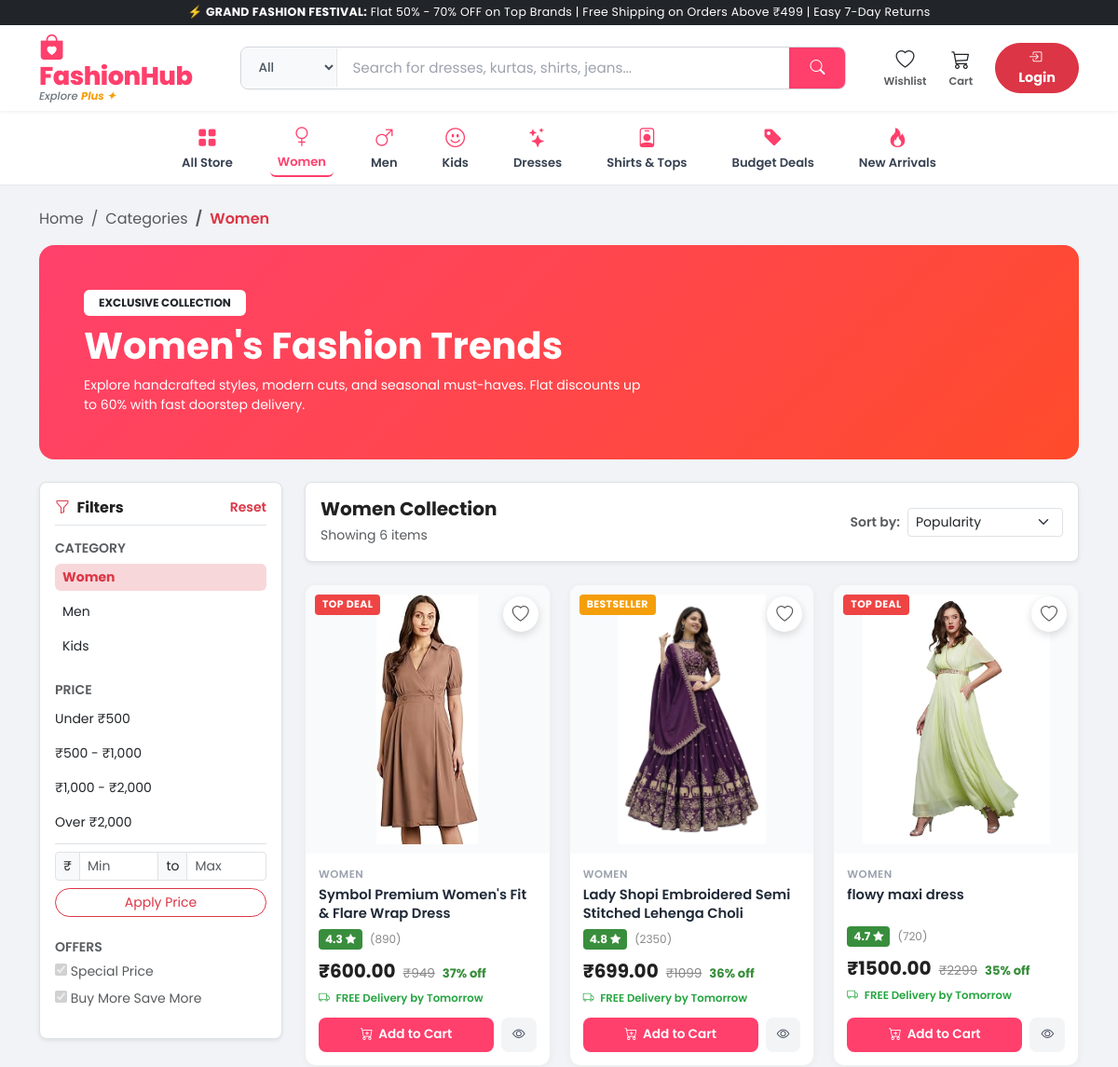
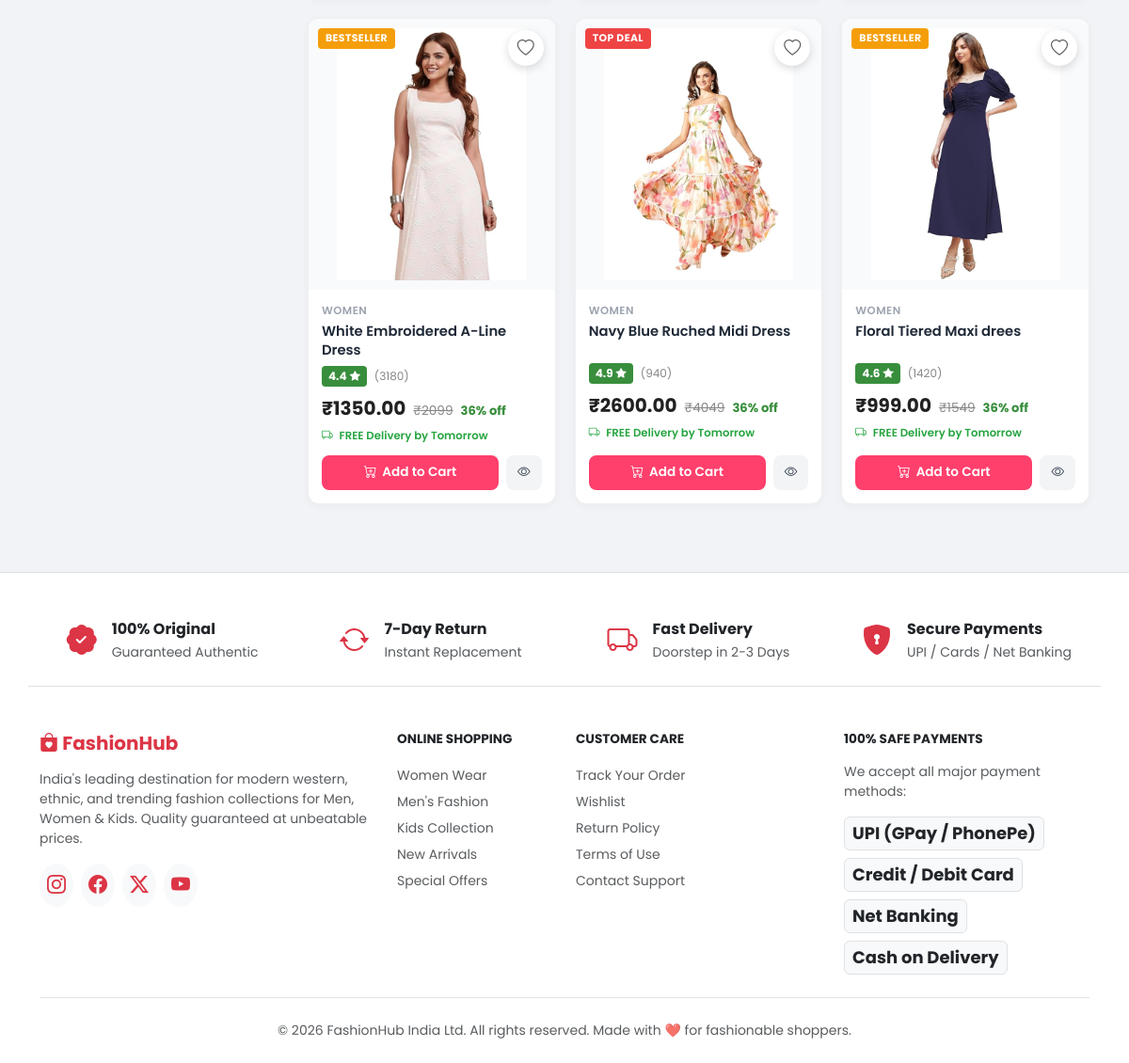
The app's page /category/Women/ with its own data (2 pictures, top to bottom).
### shop/models.py (models this page shows, shortened)
class Product(models.Model):
    CATEGORY_CHOICES = [
        ('Men', 'Men'),
        ('Women', 'Women'),
        ('Kids', 'Kids'),
    ]
    name = models.CharField(max_length=100)
    price = models.DecimalField(max_digits=8, decimal_places=2)
    category = models.CharField(max_length=20, choices=CATEGORY_CHOICES)
    description = models.TextField()
    image = models.ImageField(upload_to='products/')
    stock = models.PositiveIntegerField(default=0)
    created_at = models.DateTimeField(auto_now_add=True)
    @property
    def original_price(self):
        p = float(self.price)
        markup = p * 1.55
        rounded = round(markup / 50.0) * 50 - 1
        return max(rounded, p + 100)
    @property
    def discount_percent(self):
        mrp = self.original_price
        p = float(self.price)
        if mrp > p:
            return int(round(((mrp - p) / mrp) * 100))
        return 0
    @property
    def rating(self):
        ratings = [4.6, 4.3, 4.8, 4.2, 4.5, 4.7, 4.4, 4.9]
        return ratings[self.id % len(ratings)]
    @property
    def reviews_count(self):
        counts = [1420, 890, 2350, 480, 1690, 720, 3180, 940]
        return counts[self.id % len(counts)]

### shop/views.py (the view)
def category_page(request, category_name):
    products = Product.objects.filter(category=category_name)
    sort = request.GET.get("sort", "").strip()
    min_price = request.GET.get("min_price", "").strip()
    max_price = request.GET.get("max_price", "").strip()
    if min_price:
        try:
            products = products.filter(price__gte=float(min_price))
        except ValueError:
            pass
    if max_price:
        try:
            products = products.filter(price__lte=float(max_price))
        except ValueError:
            pass
    if sort == "price_asc":
        products = products.order_by("price")
    elif sort == "price_desc":
        products = products.order_by("-price")
    elif sort == "newest":
        products = products.order_by("-created_at")
    elif sort == "popular":
        products = products.order_by("-id")
    return render(request, "category.html", {
        "products": products,
        "category_name": category_name,
        "selected_sort": sort,
        "min_price": min_price,
        "max_price": max_price,
        "total_count": products.count(),
    })

### templates/category.html (shortened to what this page needs)
{% extends 'base.html' %}
{% block content %}
<div class="container py-4">
    <nav aria-label="breadcrumb" class="mb-3">
        <ol class="breadcrumb small">
            <li class="breadcrumb-item"><a href="{% url 'home' %}" class="text-decoration-none text-muted">Home</a></li>
            <li class="breadcrumb-item"><a href="{% url 'home' %}" class="text-decoration-none text-muted">Categories</a></li>
            <li class="breadcrumb-item active text-danger fw-semibold" aria-current="page">{{ category_name }}</li>
        </ol>
    </nav>
    <div class="p-4 p-md-5 rounded-4 mb-4 text-white position-relative overflow-hidden"
         style="background: linear-gradient(135deg, {% if category_name == 'Women' %}#ff416c, #ff4b2b{% elif category_name == 'Men' %}#1e3c72, #2a5298{% else %}#11998e, #38ef7d{% endif %});">
        <div class="position-relative" style="z-index: 2; max-width: 600px;">
            <span class="badge bg-white text-dark mb-2 px-3 py-2 fw-bold text-uppercase">Exclusive Collection</span>
            <h1 class="display-6 fw-bold mb-2">{{ category_name }}'s Fashion Trends</h1>
            <p class="mb-0 opacity-90 small">
                Explore handcrafted styles, modern cuts, and seasonal must-haves. Flat discounts up to 60% with fast doorstep delivery.
            </p>
        </div>
    </div>
    <div class="row g-4">
        <div class="col-lg-3">
            <div class="bg-white p-3 rounded-3 shadow-sm border sticky-top" style="top: 80px; z-index: 10;">
                <div class="d-flex justify-content-between align-items-center pb-2 mb-3 border-bottom">
                    <h6 class="fw-bold mb-0"><i class="bi bi-funnel me-1 text-danger"></i> Filters</h6>
                    <a href="{% url 'category' category_name %}" class="small text-danger text-decoration-none fw-semibold">Reset</a>
                </div>
                <div class="mb-4">
                    <h6 class="fw-semibold small text-uppercase text-muted mb-2">Category</h6>
                    <div class="d-flex flex-column gap-2">
                        <a href="{% url 'category' 'Women' %}"
                           class="d-flex justify-content-between align-items-center text-decoration-none px-2 py-1 rounded small {% if category_name == 'Women' %}bg-danger-subtle text-danger fw-bold{% else %}text-dark{% endif %}">
                            <span>Women</span>
                        </a>
                        <a href="{% url 'category' 'Men' %}"
                           class="d-flex justify-content-between align-items-center text-decoration-none px-2 py-1 rounded small {% if category_name == 'Men' %}bg-danger-subtle text-danger fw-bold{% else %}text-dark{% endif %}">
                            <span>Men</span>
                        </a>
                        <a href="{% url 'category' 'Kids' %}"
                           class="d-flex justify-content-between align-items-center text-decoration-none px-2 py-1 rounded small {% if category_name == 'Kids' %}bg-danger-subtle text-danger fw-bold{% else %}text-dark{% endif %}">
                            <span>Kids</span>
                        </a>
                    </div>
                </div>
                <div class="mb-4">
                    <h6 class="fw-semibold small text-uppercase text-muted mb-2">Price</h6>
                    <div class="d-flex flex-column gap-2 small">
                        <a href="{% url 'category' category_name %}?max_price=500" class="text-decoration-none text-dark py-1">Under ₹500</a>
                        <a href="{% url 'category' category_name %}?min_price=500&max_price=1000" class="text-decoration-none text-dark py-1">₹500 - ₹1,000</a>
                        <a href="{% url 'category' category_name %}?min_price=1000&max_price=2000" class="text-decoration-none text-dark py-1">₹1,000 - ₹2,000</a>
                        <a href="{% url 'category' category_name %}?min_price=2000" class="text-decoration-none text-dark py-1">Over ₹2,000</a>
                    </div>
                    <form action="{% url 'category' category_name %}" method="GET" class="mt-2 pt-2 border-top">
                        <div class="input-group input-group-sm mb-2">
                            <span class="input-group-text">₹</span>
                            <input type="number" name="min_price" class="form-control" placeholder="Min" value="{{ min_price }}">
                            <span class="input-group-text">to</span>
                            <input type="number" name="max_price" class="form-control" placeholder="Max" value="{{ max_price }}">
                        </div>
                        <button type="submit" class="btn btn-sm btn-outline-danger w-100">Apply Price</button>
                    </form>
                </div>
                <div class="mb-3">
                    <h6 class="fw-semibold small text-uppercase text-muted mb-2">Offers</h6>
                    <div class="d-flex flex-column gap-2 small text-muted">
                        <div><input type="checkbox" id="c1" checked disabled> <label for="c1">Special Price</label></div>
                        <div><input type="checkbox" id="c2" checked disabled> <label for="c2">Buy More Save More</label></div>
                    </div>
                </div>
            </div>
        </div>
        <div class="col-lg-9">
            <div class="bg-white p-3 rounded-3 shadow-sm border mb-4 d-flex flex-wrap justify-content-between align-items-center gap-3">
                <div>
                    <h5 class="fw-bold mb-1">{{ category_name }} Collection</h5>
                    <small class="text-muted">Showing {{ total_count }} item{{ total_count|pluralize }}</small>
                </div>
                <div class="d-flex align-items-center gap-2">
                    <span class="small fw-semibold text-muted text-nowrap">Sort by:</span>
                    <select class="form-select form-select-sm" style="width: auto;" onchange="location = this.value;">
                        <option value="{% url 'category' category_name %}?sort=popular" {% if selected_sort == 'popular' or not selected_sort %}selected{% endif %}>Popularity</option>
                    </select>
                </div>
            </div>
            {% if products %}
            <div class="fh-product-grid">
                {% for product in products %}
                <div class="fh-product-card">
                    <div class="fh-card-img-wrap">
                        <span class="fh-card-tag {% if forloop.counter|divisibleby:2 %}bestseller{% else %}hot{% endif %}">
                            {% if forloop.counter|divisibleby:2 %}Bestseller{% else %}Top Deal{% endif %}
                        </span>
                        <a href="{% url 'toggle_wishlist' product.id %}"
                           class="wish-btn {% if product.id in wishlist_ids %}active{% endif %}"
                           title="Wishlist">
                            <i class="bi {% if product.id in wishlist_ids %}bi-heart-fill text-danger{% else %}bi-heart{% endif %}"></i>
                        </a>
                        <a href="{% url 'product_detail' product.id %}">
                            <img src="{{ product.image.url }}" alt="{{ product.name }}" loading="lazy">
                        </a>
                    </div>
                    <div class="fh-card-body">
                        <span class="fh-card-cat">{{ product.category }}</span>
                        <a href="{% url 'product_detail' product.id %}" class="fh-card-title" title="{{ product.name }}">
                            {{ product.name }}
                        </a>
                        <div class="fh-rating-row">
                            <span class="fh-rating-badge">
                                {{ product.rating }} <i class="bi bi-star-fill"></i>
                            </span>
                            <span class="fh-rating-count">({{ product.reviews_count }})</span>
                        </div>
                        <div class="fh-price-wrap">
                            <span class="fh-current-price">₹{{ product.price }}</span>
                            <span class="fh-mrp-price">₹{{ product.original_price }}</span>
                            <span class="fh-discount-pct">{{ product.discount_percent }}% off</span>
                        </div>
                        <div class="fh-delivery-note">
                            <i class="bi bi-truck me-1"></i> FREE Delivery by Tomorrow
                        </div>
                        <div class="fh-card-actions">
                            <button type="button"
                                    class="fh-btn-cart ajax-add-cart"
                                    data-url="{% url 'add_to_cart' product.id %}">
                                <i class="bi bi-cart-plus"></i> Add to Cart
                            </button>
                            <a href="{% url 'product_detail' product.id %}" class="fh-btn-view" title="View details">
                                <i class="bi bi-eye"></i>
                            </a>
                        </div>
                    </div>
                </div>
                {% endfor %}
            </div>
            {% endif %}
        </div>
    </div>
</div>
{% endblock %}

### records on screen
Product: shows "TOP DEAL", image (picture), category "WOMEN", name "Symbol Premium Women's Fit & Flare Wrap Dress", rating "4.3", reviews_count "890", price "600.00", original_price "949", discount_percent "37"
Product: shows "BESTSELLER", image (picture), category "WOMEN", name "Lady Shopi Embroidered Semi Stitched Lehenga Choli", rating "4.8", reviews_count "2350", price "699.00", original_price "1099", discount_percent "36"
Product: shows "TOP DEAL", image (picture), category "WOMEN", name "flowy maxi dress", rating "4.7", reviews_count "720", price "1500.00", original_price "2299", discount_percent "35"
Product: shows "BESTSELLER", image (picture), category "WOMEN", name "White Embroidered A-Line Dress", rating "4.4", reviews_count "3180", price "1350.00", original_price "2099", discount_percent "36"
Product: shows "TOP DEAL", image (picture), category "WOMEN", name "Navy Blue Ruched Midi Dress", rating "4.9", reviews_count "940", price "2600.00", original_price "4049", discount_percent "36"
Product: shows "BESTSELLER", image (picture), category "WOMEN", name "Floral Tiered Maxi drees", rating "4.6", reviews_count "1420", price "999.00", original_price "1549", discount_percent "36"

### other values on screen
{{ category_name }} "Women"
{{ total_count }} "6"
